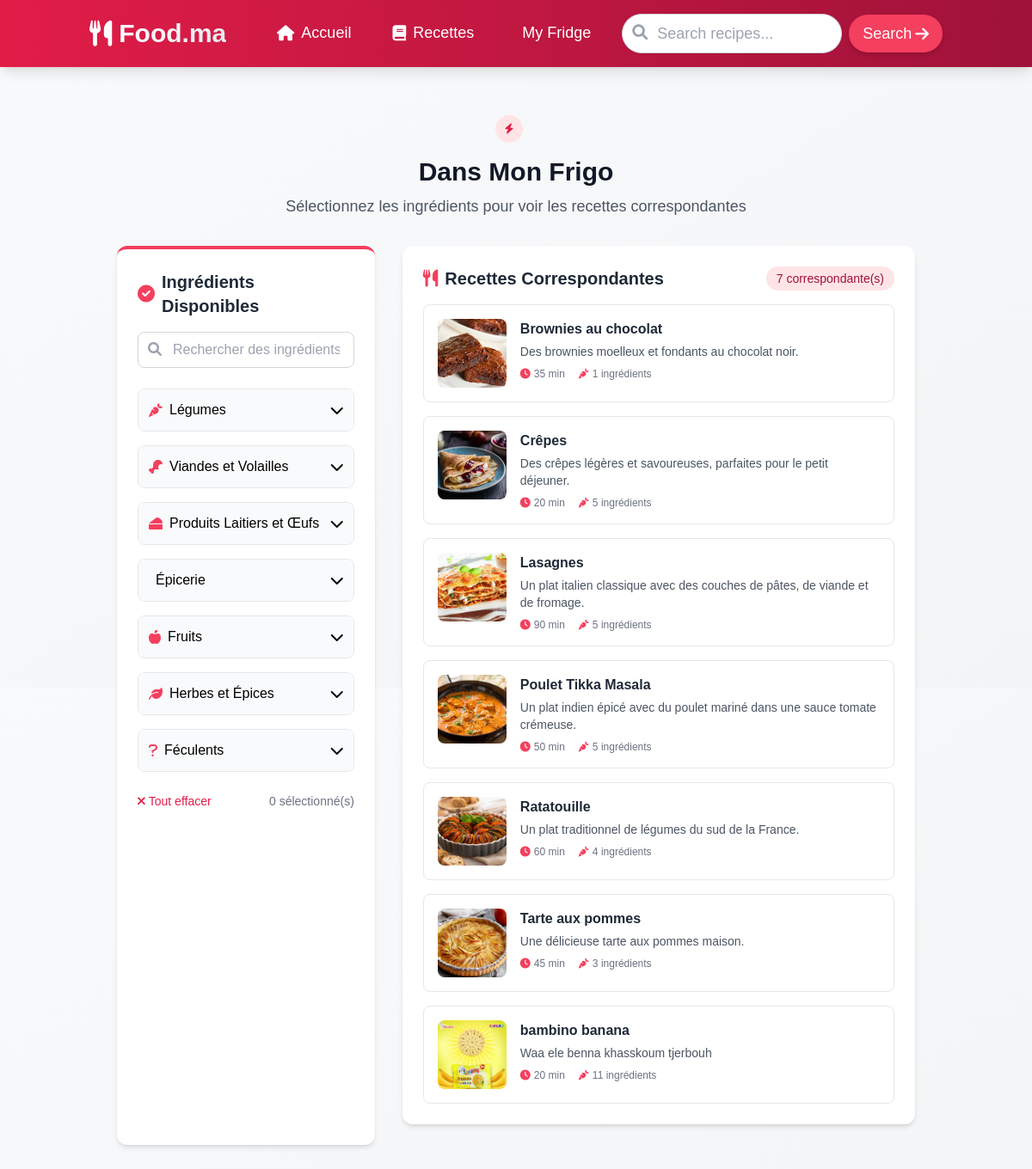
/fridge/, run on the app's committed database.
### base/models.py (models this page shows, shortened)
class Recette(models.Model):
    nom = models.CharField(max_length=255, verbose_name='Nom de la recette')
    temps_preparation = models.IntegerField(verbose_name='Temps de préparation (minutes)')
    description = models.TextField(verbose_name='Description')
    ingredients = models.ManyToManyField(Ingredient, verbose_name='Ingrédients')
    instructions = models.TextField(verbose_name='Instructions', blank=True)
    image = models.ImageField(upload_to='recettes/', blank=True, null=True, verbose_name='Image de la recette')
    portions = models.IntegerField(default=4, verbose_name='Nombre de portions')  # New field for portions
    favorite = models.BooleanField(default=False, verbose_name='Favori')  # New field for favorite
    date_creation = models.DateTimeField(auto_now_add=True)
    date_modification = models.DateTimeField(auto_now=True)
    class Meta:
        ordering = ['nom']
        verbose_name = 'Recette'
        verbose_name_plural = 'Recettes'

### base/views.py (the view)
# urls.py: path('fridge/', views.WhatsInMyFridge.as_view(), name='fridge'),
class WhatsInMyFridge(View):
    def get(self, request):
        categories = dict(Ingredient.CATEGORIES)
        ingredients_by_category = {}
        for category_code, category_name in Ingredient.CATEGORIES:
            ingredients = Ingredient.objects.filter(
                categorie=category_code
            ).order_by('nom')
            if ingredients.exists():
                ingredients_by_category[category_name] = {
                    'icon': self.get_category_icon(category_code),
                    'ingredients': ingredients
                }
        return render(request, 'fridge.html', {
            'all_recipes': Recette.objects.prefetch_related('ingredients').all(),
            'ingredients_by_category': ingredients_by_category
        })
    def get_category_icon(self, category):
        icons = {
            'legumes': 'fas fa-carrot',
            'viandes': 'fas fa-drumstick-bite',
            'produits_laitiers': 'fas fa-cheese',
            'epicerie': 'fas fa-wheat-alt',
            'fruits': 'fas fa-apple-alt',
            'herbes': 'fas fa-leaf'
        }
        return icons.get(category, 'fas fa-question')

### base/templates/fridge.html (shortened to what this page needs)
{% extends 'base.html' %}
{% block content %}
<div class="max-w-7xl mx-auto px-4 sm:px-6 lg:px-8 py-8">
    <div class="text-center mb-8">
        <div class="relative inline-block mb-4">
            <div class="absolute -top-2 -right-2 bg-culinary-100 rounded-full w-8 h-8 flex items-center justify-center">
                <i class="fas fa-bolt text-culinary-600 text-xs"></i>
            </div>
        </div>
        <h1 class="text-3xl font-extrabold text-gray-900 mb-2">Dans Mon Frigo</h1>
        <p class="text-lg text-gray-600">Sélectionnez les ingrédients pour voir les recettes correspondantes</p>
    </div>
    <div class="flex flex-col lg:flex-row gap-8">
        <div class="lg:w-1/3 bg-white p-6 rounded-xl shadow-md border-t-4 border-culinary-500">
            <div class="sticky top-4">
                <h2 class="text-xl font-bold text-gray-800 mb-4 flex items-center">
                    <i class="fas fa-check-circle text-culinary-500 mr-2"></i>
                    Ingrédients Disponibles
                </h2>
                <div class="relative mb-6">
                    <input type="text" id="ingredientSearch" placeholder="Rechercher des ingrédients..."
                        class="w-full pl-10 pr-4 py-2 rounded-lg border border-gray-300 focus:ring-2 focus:ring-culinary-500 focus:border-transparent">
                    <i class="fas fa-search absolute left-3 top-3 text-gray-400"></i>
                </div>
                <div class="space-y-4" id="ingredientCategories">
                    {% for category_name, category_data in ingredients_by_category.items %}
                    <div class="border border-gray-200 rounded-lg overflow-hidden">
                        <button class="accordion-header w-full flex justify-between items-center p-3 bg-gray-50 hover:bg-gray-100 transition-colors"
                            onclick="toggleAccordion(this)">
                            <div class="flex items-center">
                                <i class="{{ category_data.icon }} text-culinary-500 mr-2"></i>
                                <span class="font-medium">{{ category_name }}</span>
                            </div>
                            <i class="fas fa-chevron-down transition-transform duration-300"></i>
                        </button>
                    </div>
                    {% endfor %}
                </div>
                <div class="mt-6 flex justify-between">
                    <button onclick="clearSelections()" class="text-sm text-culinary-600 hover:text-culinary-800 flex items-center">
                        <i class="fas fa-times mr-1"></i> Tout effacer
                    </button>
                    <span id="selectedCount" class="text-sm text-gray-500">0 sélectionné(s)</span>
                </div>
            </div>
        </div>
        <div class="lg:w-2/3">
            <div class="bg-white p-6 rounded-xl shadow-md mb-6">
                <div class="flex justify-between items-center mb-4">
                    <h2 class="text-xl font-bold text-gray-800 flex items-center">
                        <i class="fas fa-utensils text-culinary-500 mr-2"></i>
                        Recettes Correspondantes
                    </h2>
                    <span id="recipeCount" class="text-sm bg-culinary-100 text-culinary-800 px-3 py-1 rounded-full">
                    </span>
                </div>
                <div id="recipeResults" class="space-y-4">
                    {% for recipe in all_recipes %}
                    <a href="{% url 'recette_detail' recipe.id %}" class="block recipe-card p-4 border border-gray-200 rounded-lg hover:border-culinary-300 transition-colors duration-200"
                        data-ingredients="{% for ing in recipe.ingredients.all %}{{ ing.nom|lower }}{% if not forloop.last %},{% endif %}{% endfor %}"
                        data-time="{{ recipe.temps_preparation }}">
                        <div class="flex items-start">
                            <img
                                src="{% if recipe.image %}{{ recipe.image.url }}{% else %}../static/images/Image-not-found.png{% endif %}"
                                alt="{{ recipe.nom }}"
                                class="w-20 h-20 object-cover rounded-lg mr-4"
                            >
                            <div class="flex-1">
                                <h3 class="font-bold text-gray-800">{{ recipe.nom }}</h3>
                                <p class="text-sm text-gray-600 mt-1 line-clamp-2">{{ recipe.description }}</p>
                                <div class="flex items-center mt-2 space-x-4">
                                    <span class="text-xs text-gray-500 flex items-center">
                                        <i class="fas fa-clock mr-1 text-culinary-500"></i>
                                        {{ recipe.temps_preparation }} min
                                    </span>
                                    <span class="text-xs text-gray-500 flex items-center">
                                        <i class="fas fa-carrot mr-1 text-culinary-500"></i>
                                        {{ recipe.ingredients.count }} ingrédients
                                    </span>
                                </div>
                            </div>
                        </div>
                    </a>
                    {% endfor %}
                </div>
            </div>
        </div>
    </div>
</div>
{% endblock %}

### base/templates/fridge.html (style rules this page uses)
.recipe-card { transition: all 0.3s ease; }
.line-clamp-2 { display: -webkit-box; -webkit-line-clamp: 2; -webkit-box-orient: vertical; overflow: hidden; }

### data on the page
Recette: image (picture), nom "Brownies au chocolat", description "Des brownies moelleux et fondants au chocolat noir.", temps_preparation "35", ingredients.count "1"
Recette: image (picture), nom "Crêpes", description "Des crêpes légères et savoureuses, parfaites pour le petit déjeuner.", temps_preparation "20", ingredients.count "5"
Recette: image+nom (picture), nom "Lasagnes", description "Un plat italien classique avec des couches de pâtes, de viande et de fromage.", temps_preparation "90", ingredients.count "5"
Recette: image (picture), nom "Poulet Tikka Masala", description "Un plat indien épicé avec du poulet mariné dans une sauce tomate crémeuse.", temps_preparation "50", ingredients.count "5"
Recette: image (picture), nom "Ratatouille", description "Un plat traditionnel de légumes du sud de la France.", temps_preparation "60", ingredients.count "4"
Recette: image (picture), nom "Tarte aux pommes", description "Une délicieuse tarte aux pommes maison.", temps_preparation "45", ingredients.count "3"
Recette: image (picture), nom "bambino banana", description "Waa ele benna khasskoum tjerbouh", temps_preparation "20", ingredients.count "11"

### other printed values
{{ category_name }} "Légumes" "Viandes et Volailles" "Produits Laitiers et Œufs" "Épicerie" "Fruits" "Herbes et Épices" "Féculents"
